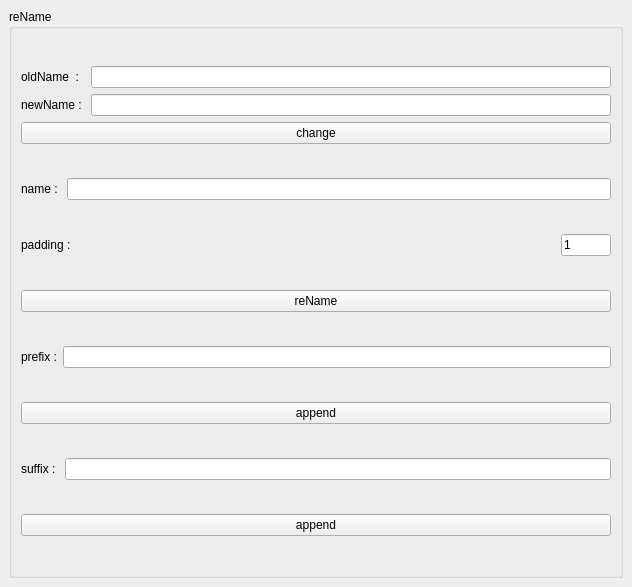
<?xml version="1.0" encoding="UTF-8"?>
<ui version="4.0">
 <class>reNamer</class>
 <widget class="QMainWindow" name="reNamer">
  <property name="geometry">
   <rect>
    <x>0</x>
    <y>0</y>
    <width>632</width>
    <height>587</height>
   </rect>
  </property>
  <property name="windowTitle">
   <string>reNamer v01</string>
  </property>
  <widget class="QWidget" name="centralwidget">
   <layout class="QVBoxLayout" name="verticalLayout_2">
    <item>
     <widget class="QGroupBox" name="groupBox">
      <property name="title">
       <string>reName</string>
      </property>
      <layout class="QVBoxLayout" name="verticalLayout">
       <item>
        <layout class="QVBoxLayout" name="verticalLayout_3">
         <item>
          <layout class="QHBoxLayout" name="horizontalLayout_5">
           <item>
            <layout class="QVBoxLayout" name="verticalLayout_4">
             <item>
              <widget class="QLabel" name="label_5">
               <property name="text">
                <string>oldName  : </string>
               </property>
              </widget>
             </item>
             <item>
              <widget class="QLabel" name="label_6">
               <property name="text">
                <string>newName : </string>
               </property>
              </widget>
             </item>
            </layout>
           </item>
           <item>
            <layout class="QVBoxLayout" name="verticalLayout_5">
             <item>
              <widget class="QLineEdit" name="getOldName">
               <property name="sizePolicy">
                <sizepolicy hsizetype="Expanding" vsizetype="Fixed">
                 <horstretch>0</horstretch>
                 <verstretch>0</verstretch>
                </sizepolicy>
               </property>
              </widget>
             </item>
             <item>
              <widget class="QLineEdit" name="getNewName"/>
             </item>
            </layout>
           </item>
          </layout>
         </item>
         <item>
          <widget class="QPushButton" name="changeName">
           <property name="text">
            <string>change</string>
           </property>
           <property name="+c" stdset="0">
            <string>&quot;oldChange()&quot;</string>
           </property>
          </widget>
         </item>
        </layout>
       </item>
       <item>
        <layout class="QHBoxLayout" name="horizontalLayout">
         <item>
          <widget class="QLabel" name="label">
           <property name="text">
            <string>name : </string>
           </property>
          </widget>
         </item>
         <item>
          <widget class="QLineEdit" name="getName"/>
         </item>
        </layout>
       </item>
       <item>
        <layout class="QHBoxLayout" name="horizontalLayout_2">
         <item>
          <widget class="QLabel" name="label_2">
           <property name="text">
            <string>padding :</string>
           </property>
          </widget>
         </item>
         <item>
          <spacer name="horizontalSpacer">
           <property name="orientation">
            <enum>Qt::Horizontal</enum>
           </property>
           <property name="sizeHint" stdset="0">
            <size>
             <width>40</width>
             <height>20</height>
            </size>
           </property>
          </spacer>
         </item>
         <item>
          <widget class="QLineEdit" name="pad">
           <property name="maximumSize">
            <size>
             <width>50</width>
             <height>16777215</height>
            </size>
           </property>
           <property name="text">
            <string>1</string>
           </property>
           <property name="+tcc" stdset="0">
            <string>&quot;getPad()&quot;</string>
           </property>
          </widget>
         </item>
        </layout>
       </item>
       <item>
        <widget class="QPushButton" name="runName">
         <property name="text">
          <string>reName</string>
         </property>
         <property name="+c" stdset="0">
          <string>&quot;runRename()&quot;</string>
         </property>
        </widget>
       </item>
       <item>
        <layout class="QHBoxLayout" name="horizontalLayout_4">
         <item>
          <widget class="QLabel" name="label_4">
           <property name="sizePolicy">
            <sizepolicy hsizetype="Preferred" vsizetype="Preferred">
             <horstretch>0</horstretch>
             <verstretch>0</verstretch>
            </sizepolicy>
           </property>
           <property name="text">
            <string>prefix :</string>
           </property>
          </widget>
         </item>
         <item>
          <widget class="QLineEdit" name="getPrefix">
           <property name="cursorMoveStyle">
            <enum>Qt::LogicalMoveStyle</enum>
           </property>
          </widget>
         </item>
        </layout>
       </item>
       <item>
        <widget class="QPushButton" name="prefixAppend">
         <property name="text">
          <string>append</string>
         </property>
         <property name="autoDefault">
          <bool>false</bool>
         </property>
         <property name="+c" stdset="0">
          <string>&quot;appendPrefix()&quot;</string>
         </property>
        </widget>
       </item>
       <item>
        <layout class="QHBoxLayout" name="horizontalLayout_3">
         <item>
          <widget class="QLabel" name="label_3">
           <property name="sizePolicy">
            <sizepolicy hsizetype="Preferred" vsizetype="Preferred">
             <horstretch>0</horstretch>
             <verstretch>0</verstretch>
            </sizepolicy>
           </property>
           <property name="text">
            <string>suffix : </string>
           </property>
          </widget>
         </item>
         <item>
          <widget class="QLineEdit" name="getSuffix"/>
         </item>
        </layout>
       </item>
       <item>
        <widget class="QPushButton" name="appendSuffix">
         <property name="text">
          <string>append</string>
         </property>
         <property name="+c" stdset="0">
          <string>&quot;appendSuffix()&quot;</string>
         </property>
        </widget>
       </item>
      </layout>
     </widget>
    </item>
   </layout>
  </widget>
 </widget>
 <resources/>
 <connections/>
</ui>
